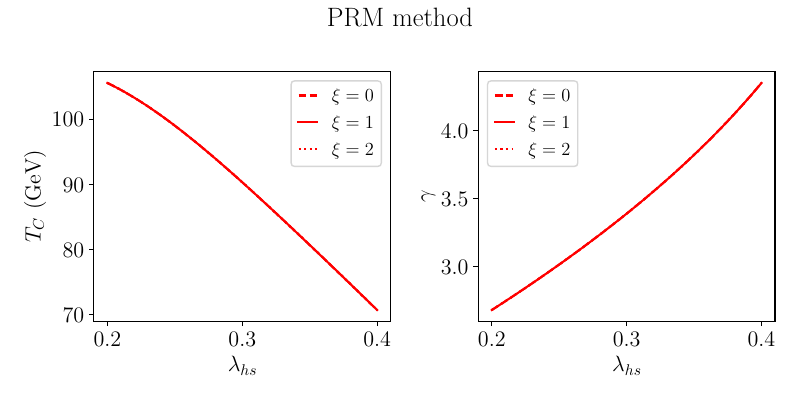

Generate this figure with Python:
#!/usr/bin/env python

from subprocess import run
from scipy.interpolate import interp1d
import matplotlib.pyplot as plt
import numpy as np
import subprocess

from call_pt import call_pt, transpose_list_dict
from style import style


if __name__ == "__main__":

    style()
    fig, ax = plt.subplots(1, 2, figsize=(8, 4))

    lambda_hs = np.linspace(0.2, 0.4)
    mtop = 173.03
    tree_level_tadpoles = True
    tree_ewsb = False

    lower = transpose_list_dict([call_pt("h_bar_expansion", l, mtop, 0., tree_level_tadpoles, tree_ewsb) for l in lambda_hs])
    central = transpose_list_dict([call_pt("h_bar_expansion", l, mtop, 1., tree_level_tadpoles, tree_ewsb) for l in lambda_hs])
    upper = transpose_list_dict([call_pt("h_bar_expansion", l, mtop, 2., tree_level_tadpoles, tree_ewsb) for l in lambda_hs])

    # TC and gamma  

    for i, n in enumerate(["TC", "gamma"]):
        ax[i].plot(lambda_hs, lower[n], color="red", ls="--", label=r"$\xi = 0$")
        ax[i].plot(lambda_hs, central[n], color="red", ls="-", label=r"$\xi = 1$")
        ax[i].plot(lambda_hs, upper[n], color="red", ls=":", label=r"$\xi = 2$")

    # ax[0].set_ylim(0., 180.)
    # ax[1].set_ylim(0., 4.)
    ax[0].set_ylabel("$T_C$ (GeV)")
    ax[1].set_ylabel("$\gamma$")

    for a in ax:
        a.set_xlabel("$\lambda_{hs}$")
        a.legend(fontsize="small")

    plt.suptitle("PRM method")    
    plt.tight_layout()
    plt.savefig("xi_h_bar_expansion.pdf")
